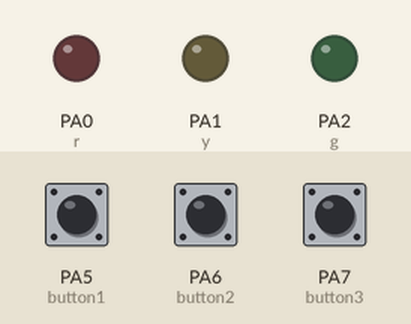
Recording of a sketch running on a simulated STM32 Blue Pill. Parts: output pins drawn as LEDs (lit = HIGH). The inputs (shaded band) are chosen by the test bench; at power-on: PA5 (button1) LOW, PA6 (button2) LOW, PA7 (button3) LOW. What the sketch prints to the serial monitor is not drawn.

Above: at 1.2 s.
1.3 s: PA5 (button1) pulled HIGH for 0.15 s
At 1.37 s:
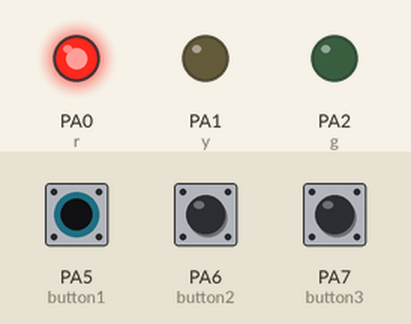
2.9 s: PA6 (button2) pulled HIGH for 0.15 s
At 2.97 s:
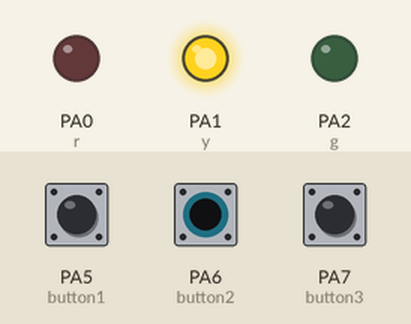
4.5 s: PA7 (button3) pulled HIGH for 0.15 s
At 4.57 s:
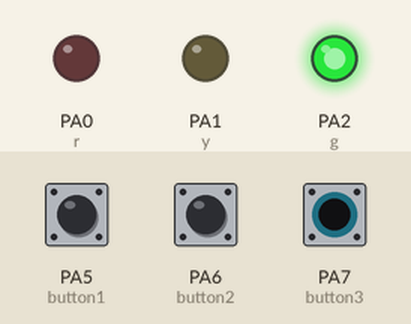
6.1 s: PA7 (button3) pulled HIGH for 3.2 s
At 10.5 s:
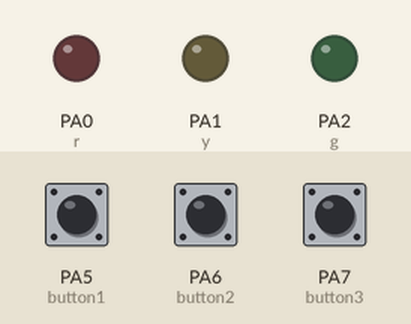
10.8 s: PA5 (button1) pulled HIGH for 3.2 s
At 11.7 s:
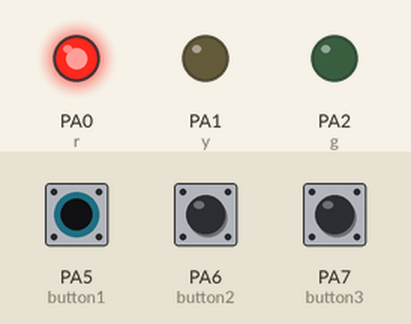
15.5 s: PA5 (button1) driven HIGH and PA6 (button2) driven HIGH
At 16.5 s:
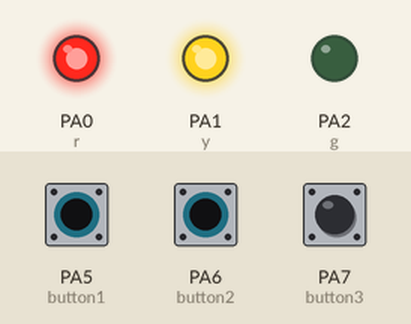
Timing chart, 0 to 18.0 s (numbered marks = the images above; inputs shaded):
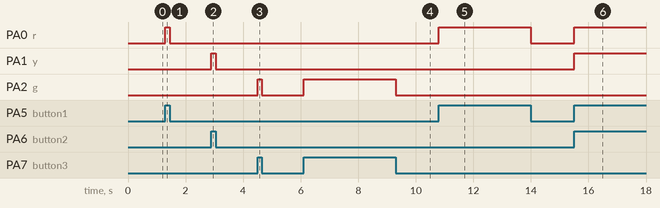

The sketch:

STM_32_TRAFFIC_LIGHT_BUTTON.ino
```cpp
//INISIALISASI OUTPUT
int r = PA0;
int y = PA1;
int g = PA2;

//INISIALISASI INPUT
int button1 = PA5;
int button2 = PA6;
int button3 = PA7;


void setup() {
//OUTPUT
pinMode(r,OUTPUT);
pinMode(y, OUTPUT);
pinMode(g, OUTPUT);

//INPUT
pinMode(button1,INPUT);
pinMode(button2,INPUT);
pinMode(button3,INPUT);

}

void loop() {

Serial.begin (9600);

//BACA TOMBOL
 int bacabutton1 = digitalRead(button1);//Membaca keadaan tombol
 int bacabutton2 = digitalRead(button2);//Membaca keadaan tombol
 int bacabutton3 = digitalRead(button3);//Membaca keadaan tombol

//PRINT SERIAL
 Serial.print(" | Kondisi button 1 : "); Serial.print(bacabutton1);
 Serial.print(" | Kondisi button 2 : "); Serial.print(bacabutton2);
 Serial.print(" | Kondisi button 3 : "); Serial.print(bacabutton3);
 Serial.println();


//LOGIKA
//START TOMBOL 1
 if(bacabutton1 == 1){
 digitalWrite(r,HIGH);
 }else{
 digitalWrite(r,LOW);
 }
//END TOMBOL 1


//START TOMBOL 2
 if(bacabutton2 == 1){
 digitalWrite(y,HIGH);
 }else{
 digitalWrite(y,LOW);
 }
 //END TOMBOL 2


//START TOMBOL 3
 if(bacabutton3 == 1){
 digitalWrite(g,HIGH);
 }else{
 digitalWrite(g,LOW);
 }
//END TOMBOL 3

}
```

Measured:
- after the input at 1.3 s, PA0 (r): LOW → HIGH at once, → LOW 0.15 s later
- after the input at 2.9 s, PA1 (y): LOW → HIGH at once, → LOW 0.15 s later
- after the input at 4.5 s, PA2 (g): LOW → HIGH at once, → LOW 0.15 s later
- after the input at 6.1 s, PA2 (g): LOW → HIGH at once, → LOW 3.2 s later
- after the input at 10.8 s, PA0 (r): LOW → HIGH at once, → LOW 3.2 s later
- after the input at 15.5 s, PA0 (r), PA1 (y): LOW → HIGH at once
